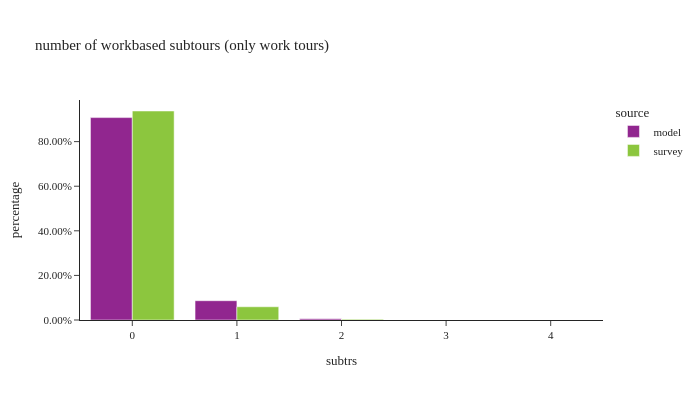

Write notebook code for a chart like this one.
### Code cell
test = wk_tour.filter(pl.col('subtrs') != 11)
df_plot = (
    test.group_by(['source', 'subtrs'])
    .agg([
        pl.col('toexpfac').sum().alias('toexpfac'),
        pl.col('toexpfac').count().alias('sample count')
    ])
    .with_columns((pl.col('toexpfac') / pl.col('toexpfac').sum().over(['source'])).alias('percentage'))
)

fig = px.bar(df_plot.sort(['source']).to_pandas(), x="subtrs", y="percentage", color="source",
             barmode="group", hover_data=['sample count'], title="number of workbased subtours (only work tours)")
fig.update_layout(height=400, width=700, font=dict(size=11),
                  xaxis=dict(dtick=1, categoryorder='category ascending'),
                  yaxis=dict(tickformat=".2%"))
fig.show()

### Figure 1 — Plotly figure (JSON) as saved in the notebook; plotly's stock layout.template omitted (floating-point values rounded to 4 significant figures)
{"data": [{"alignmentgroup": "True", "customdata": [[8234], [135228], [71], [1418812], [668]], "hovertemplate": "source=model<br>subtrs=%{x}<br>percentage=%{y}<br>sample count=%{customdata[0]}<extra></extra>", "legendgroup": "model", "marker": {"color": "#91268F", "pattern": {"shape": ""}}, "name": "model", "offsetgroup": "model", "orientation": "v", "showlegend": true, "textposition": "auto", "type": "bar", "x": [2, 1, 4, 0, 3], "xaxis": "x", "y": [0.005268, 0.08652, 4.543e-05, 0.9077, 0.0004274], "yaxis": "y"}, {"alignmentgroup": "True", "customdata": [[154], [12], [1671]], "hovertemplate": "source=survey<br>subtrs=%{x}<br>percentage=%{y}<br>sample count=%{customdata[0]}<extra></extra>", "legendgroup": "survey", "marker": {"color": "#8CC63E", "pattern": {"shape": ""}}, "name": "survey", "offsetgroup": "survey", "orientation": "v", "showlegend": true, "textposition": "auto", "type": "bar", "x": [1, 2, 0], "xaxis": "x", "y": [0.0593, 0.003364, 0.9373], "yaxis": "y"}], "layout": {"barmode": "group", "font": {"size": 11}, "height": 400, "legend": {"title": {"text": "source"}, "tracegroupgap": 0}, "title": {"text": "number of workbased subtours (only work tours)"}, "width": 700, "xaxis": {"anchor": "y", "categoryorder": "category ascending", "domain": [0.0, 1.0], "dtick": 1, "title": {"text": "subtrs"}}, "yaxis": {"anchor": "x", "domain": [0.0, 1.0], "tickformat": ".2%", "title": {"text": "percentage"}}}}
